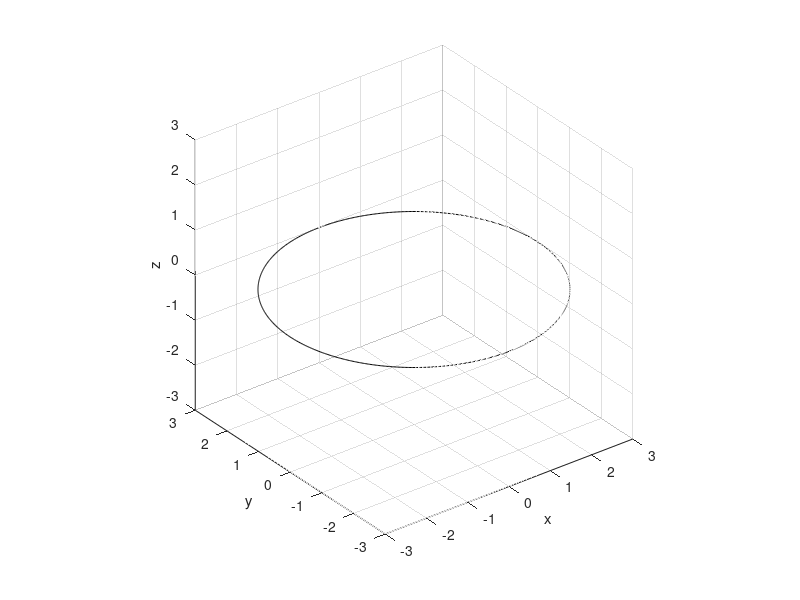

Write MATLAB code to recreate this figure. (Note: this script raises an error after producing the figure.)
%  ����Բ�����ߵ���͵㣬���жϸõ��Ƿ��ڵ�����
%  Author:
%   Rui Li (raysworld@outlook.com)
%
%  LOG:
%   2014-04-11: Create the file.
%   2014-05-20: Fix some small bugs, which solves some display issues in
%               32-bit OS.
%   2014-07-16: Add some comments
%   2014-07-17: Add output: 'O_pe_H', which corresponds to the center point
%               of the lower surface of the peg when the peg and hole are
%               touched each other.
%               Fixed a bug on edge_point determination.
%   2014-07-18��Distinguish radius of peg and radius of hole
%

%%
clear all
close all
clc
%% ����
% ��ײ���
R = 3;      % ��װ뾶
R_peg = 3.0;
R_hole = 3.0;
d_ecc = 1;  % ƫ�ľ�(��X_pe�᷽��)
h_ecc = 3;  % ƫ�ľ�(��Z_pe����)

% peg-e��hole����ϵ�Ĺ�ϵ����[Xpe Ype Zpe theta_xe theta_ye theta_ze]
theta_x_pe_H = pi/4;       % ���ƿ�(H)����ϵx��ת���ĽǶ�
theta_y_pe_H = pi/4;         % ���ƿ�(H)����ϵy��ת���ĽǶ�
theta_z_pe_H = 0;                % ���ƿ�(H)����ϵz��ת���ĽǶ�(���趨����Ϊ����Ҫ�ڸ��᷽����ת)
O_x_pe_H = -0.6;                         % ��ĵ������ĵ��ڿ�����ϵx�᷽��ƫ��׵����ĵ�ľ���
O_y_pe_H = 1.6;                         % ��ĵ������ĵ��ڿ�����ϵy�᷽��ƫ��׵����ĵ�ľ���
O_z_pe_H = 3;                         % ��ĵ������ĵ��ڿ�����ϵz�᷽��ƫ��׵����ĵ�ľ���

% ����ȫ�������棬�������ݲ����޸�!!!!!!!!!!!!!!!!!!!!!!!!!!!!!!!!!!!!!!!!!!!!!!!
%--------------------------------------------------------------------------
%% ��־λ
flag = [];
flag.outrange = 0;          % ��͵��Ƿ���hole��Χ�ڣ�����Ϊ0��������Ϊ1
flag.inter = 0;             % ͶӰ���Բ���������ֵΪn����n������
flag.contact = 0;           % ����׵ĽӴ��������ֵΪn����n���Ӵ��㣬-1Ϊ����Ӵ�
% �����͵��z����ֵ
d_lowest = NaN;

%% ��׼Բ�����ڸ��ֱ任�ͻ�ͼ
theta = linspace(0, 2*pi, 721);

rr_p = R_peg;
xx_p = rr_p * cos(theta);
yy_p = rr_p * sin(theta);
zz_p = zeros(1,length(theta));
ww_p = ones(1,length(theta));

rr_h = R_hole;
xx_h = rr_p * cos(theta);
yy_h = rr_p * sin(theta);
zz_h = zeros(1,length(theta));
ww_h = ones(1,length(theta));


%%
% hole����ϵ(������ϵ)------------------------------------------------------
frame_H = eye(4);
% ����hole
plot3(xx_h, yy_h, zz_h, 'k');
hold on
% �������ע
xlabel('x'); ylabel('y'); zlabel('z');

grid on
axis equal
axis auto

% peg-e����ϵ(ƫ�����²��̶�)-----------------------------------------------

axis_o_pe = [1 0 0]';
axis_n_pe = [0 1 0]';
axis_a_pe = [0 0 1]';
O_pe = [0 0 0]';
frame_pe = [axis_o_pe axis_n_pe axis_a_pe O_pe;0 0 0 1];
% peg-e����ϵ��hole����ϵ�µı�ʾ(�任)
T_pe_H = trans([O_x_pe_H O_y_pe_H O_z_pe_H])*rot([0 1 0], theta_y_pe_H)*rot([1 0 0], theta_x_pe_H);
frame_pe_H = T_pe_H * frame_pe;
% peg-e����ϵ�������ᡢԭ����hole����ϵ�µı�ʾ(�任���)
axis_o_pe_H = frame_pe_H(1:3,1);      % peg-e����ϵ��x��
axis_n_pe_H = frame_pe_H(1:3,2);      % peg-e����ϵ��y��
axis_a_pe_H = frame_pe_H(1:3,3);      % peg-e����ϵ��z��
O_pe_H = frame_pe_H(1:3,4);                 % peg-e����ϵ��ԭ��

%% ����peg-e����Բ
% peg-e�����Բ
points = T_pe_H * [xx_p;yy_p;zz_p;ww_p];
plot3(points(1,:),points(2,:),points(3,:),'k');
hold on
% peg-e�����Բ��ԭ��
plot3(O_pe_H(1),O_pe_H(2),O_pe_H(3),'r.');
% peg-e�����Բ��XOY(hole)ƽ���ϵ�ͶӰ
plot3(points(1,:),points(2,:),zz_p,'k');


%%
px = points(1,:);
py = points(2,:);
pz = points(3,:);

% ca = cos(theta_x_pe_H);
% cb = cos(theta_y_pe_H);
% cc = cos(theta_z_pe_H);

ca = axis_o_pe' * axis_a_pe_H;
cb = axis_n_pe' * axis_a_pe_H;
cc = axis_a_pe' * axis_a_pe_H;
cs = ca^2 + cb^2;

cdelta = (px*ca + py*cb).^2 - cs*(px.^2 + py.^2 - R^2);

delta_idx = cdelta<0;
px(delta_idx) = NaN;
py(delta_idx) = NaN;
pz(delta_idx) = NaN;
cdelta(delta_idx) = NaN;

t = [(-(px*ca+py*cb) + sqrt(cdelta)) / cs...
    (-(px*ca+py*cb) - sqrt(cdelta)) / cs];

ppx = [px px] + t * ca;
ppy = [py py] + t * cb;
ppz = [pz pz] + t * cc;

t_idx = t<0;
ppx(t_idx) = NaN;
ppy(t_idx) = NaN;
ppz(t_idx) = NaN;

plot3(ppx,ppy,ppz,'Marker','.','Color',[rand(1) rand(1) rand(1)]);

[~, idx] = min(ppz);
if idx <= length(t)/2
    delta_flag = 1; % ����t�Ľ�ķ��ŵı�־λ
else
    delta_flag = 2;
end

thetatheta = [theta theta];
theta_new = thetatheta(idx);
tt_new = 0;
ttt = zeros(1, 101);

k=1;
delta = pi/10;
while(k < 20)
    delta = delta/2;
    
    aa = theta_new-delta; if aa < 0 , aa = 0; end
    bb = theta_new+delta; if bb > 2*pi , bb = 2*pi; end
    ttt = linspace(aa, bb, 101);
    P = create_ellipse_proj(R, ttt, T_pe_H);
    px = P(1,:);
    py = P(2,:);
    pz = P(3,:);
    
    cdelta = (px*ca + py*cb).^2 - cs*(px.^2 + py.^2 - R^2);
    
    delta_idx = cdelta<0;
    px(delta_idx) = NaN;
    py(delta_idx) = NaN;
    pz(delta_idx) = NaN;
    cdelta(delta_idx) = NaN;
    
    if delta_flag == 1
        t = (-(px*ca+py*cb) + sqrt(cdelta)) / cs;
    elseif delta_flag == 2
        t = (-(px*ca+py*cb) - sqrt(cdelta)) / cs;
    else
        t = t * NaN;
    end
    
    t_idx = t<0;
    px(t_idx) = NaN;
    py(t_idx) = NaN;
    pz(t_idx) = NaN;
    t(t_idx) = NaN;
    
    ppx = px + t * ca;
    ppy = py + t * cb;
    ppz = pz + t * cc;
    
    [~,min_idx] = min(ppz);
    
    theta_new = ttt(min_idx);
    tt_new = t(min_idx);
    local_min_point = [ppx(min_idx), ppy(min_idx), ppz(min_idx)].'
    
    k=k+1;
end
lowest_point = local_min_point;
plot3(lowest_point(1,:), lowest_point(2,:), lowest_point(3,:), 'b*');